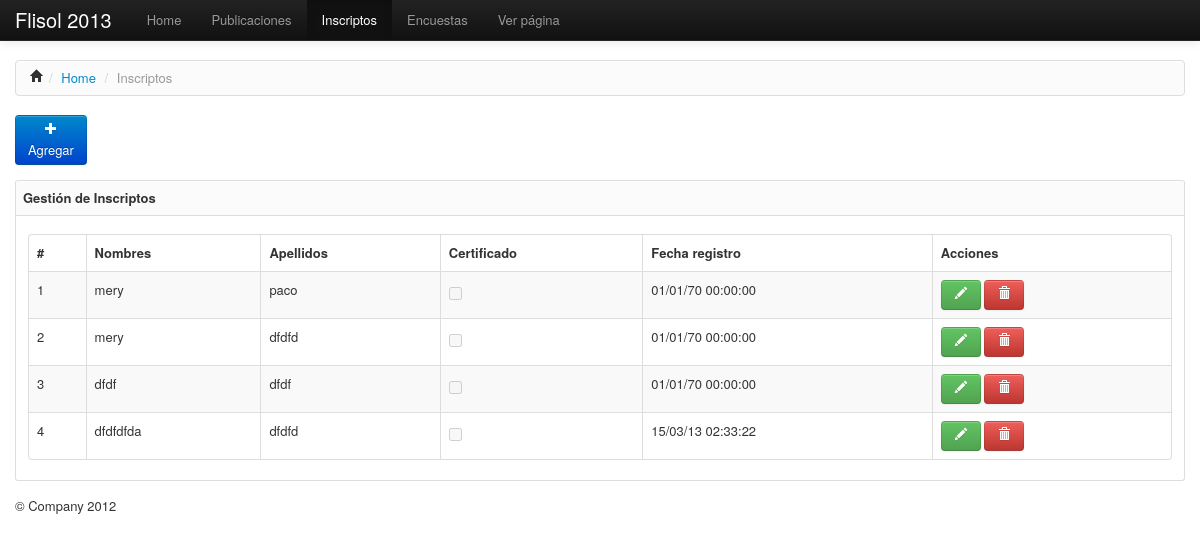
Page /admin/inscriptos/index.php (signed in) on the earlier database version.
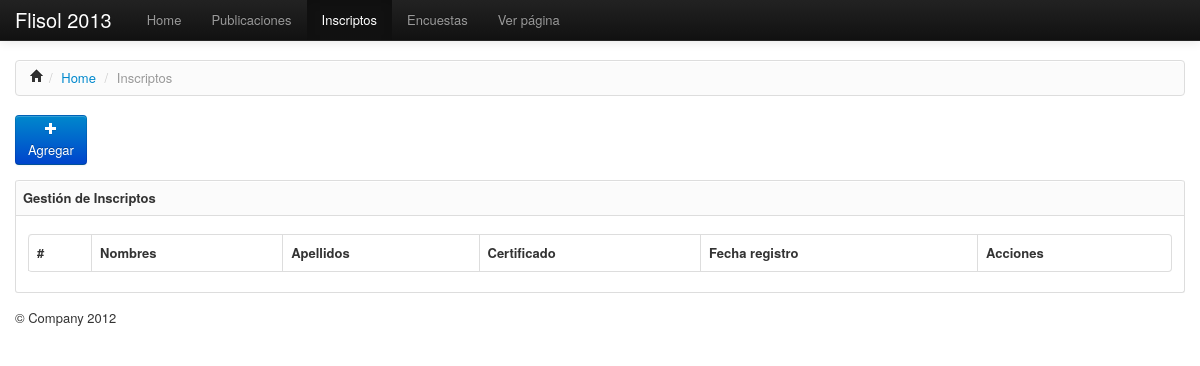
Same page on the later database version.
### tables this page shows
CREATE TABLE IF NOT EXISTS `inscriptos` (
  `id` int(11) NOT NULL AUTO_INCREMENT,
  `dni` tinyint(8) DEFAULT NULL,
  `nombres` varchar(120) NOT NULL,
  `apellidos` varchar(120) NOT NULL,
  `email` varchar(200) DEFAULT NULL,
  `telefono` varchar(15) DEFAULT NULL,
  `organizacion` varchar(225) DEFAULT NULL,
  `fecha_registro` datetime DEFAULT NULL,
  `certificado` tinyint(1) DEFAULT NULL,
  PRIMARY KEY (`id`)
);

### config/conexion.php (called while the page is built, shortened)
<?php
function conectar(){
	$conexion=mysql_connect(BD_HOST,BD_USUARIO,BD_PASSWORD);
	return($conexion);
}
function query_data($consulta){
	$data=mysql_query($consulta);
	while($tupla=mysql_fetch_array($data)):
		$tuplas[]=$tupla;
	endwhile;
	return($tuplas);
}
?>

### admin/inscriptos/index.php (the view, shortened to what this page needs)
<?php
	require_once('../../config/conexion.php');
?>
<?php head();?>
	<div class="navbar navbar-inverse navbar-fixed-top">
		<div class="navbar-inner">
			<div class="container">
				<a class="brand" href="#">Flisol 2013</a>
				<div class="nav-collapse">
					<ul class="nav">
						<li><a href="#">Home</a></li>
						<li><a href="../publicaciones">Publicaciones</a></li>
						<li class="active"><a href="../inscriptos">Inscriptos</a></li>
						<li><a href="../encuestas">Encuestas</a></li>
						<li><a href="../../index.php" target="_blank">Ver página</a></li>
					</ul>
				</div>
			</div>
		</div>
	</div>
	<div class="container">
		<ul class="breadcrumb">
			<li><a href="#"><i class="icon-home"></i></a><span class="divider">/</span>
			</li>
	    	<li><a href="#">Home</a> <span class="divider">/</span></li>
	    	<li class="active">Inscriptos</li>
    	</ul>
    	<div class="row">
    		<div class="span12">
			</div>
    	</div>
    	<div class="row">
    		<div class="span1">
				<a href="agregar.php" class="btn btn-primary">
					<i class="icon-plus icon-white"></i><br>Agregar
				</a>
			</div>
    	</div>
    	<?php
    		$inscriptos = @query_data("SELECT * FROM inscriptos");
    	?>
    	<div class="row-fluid">
    		<div class="span12">
    			<div class="box">
    				<h4 class="box-header round-top">Gestión de Inscriptos</h4>
    				<div class="box-content">
    					<table class="table table-striped table-bordered">
    						<thead>
    							<th>#</th>
    							<th>Nombres</th>
    							<th>Apellidos</th>
    							<th>Certificado</th>
    							<th>Fecha registro</th>
    							<th>Acciones</th>
    						</thead>
    						<tbody>
    							<?php if(!empty($inscriptos)):?>
    							<?php foreach ($inscriptos as $inscripto): ?>
								<tr>
									<td><?php echo $inscripto['id']; ?></td>
							        <td><?php echo utf8_encode($inscripto['nombres']); ?></td>
							        <td><?php echo utf8_encode($inscripto['apellidos']); ?></td>
							        <td><input type="checkbox" name="certificado" disabled="disabled" <?php if($inscripto['certificado']):?> checked <?php endif;?> ></td>
									<td>
										<?php setlocale(LC_TIME, "spanish");
											$fecha = strftime(" %d/%m/%y %H:%M:%S ",strtotime($inscripto['fecha_registro']));
											echo $fecha;
										?>
									</td>
									<td>
										<a class="btn btn-success" title="Editar" href="editar.php?id=<?php echo $inscripto['id']?>">
											<i class="icon-pencil icon-white"></i>
										</a>
										<a href="index.php?opcion=eliminar&id=<?php echo $inscripto['id'];?>"  class="btn btn-danger" onclick="return confirm('¿Está seguro?');" title="Eliminar">
											<i class="icon-trash icon-white"></i>
										</a>
							         </td>
								</tr>
							    <?php endforeach; ?>
							<?php endif;?>
    						</tbody>
    					</table>
    				</div>
    			</div>
    		</div>
    	</div>
	</div>
<?php footer();?>

### recursos/head.php (shortened to what this page needs)
<?php function head(){ ?>
<!DOCTYPE html>
<html lang="en">
<head>
	<link rel="stylesheet" type="text/css" href="<?php echo URL_APP;?>recursos/css/bootstrap.min.css" />
	<link rel="stylesheet" type="text/css" href="<?php echo URL_APP;?>recursos/css/estilo.css">
	<link rel="stylesheet" type="text/css" href="<?php echo URL_APP;?>recursos/css/bootstrap-responsive.min.css" />
</head>
<body>
<?php };?>

### recursos/footer.php
<?php function footer(){?>
	<div class="container">
		<footer>
			<p>&copy; Company 2012</p>
		</footer>
	</div>
</body>
</html>
<?php };?>

### recursos/css/estilo.css (style rules this page uses)
body { padding-top: 60px; font-size: 13px; }
.btn { font-size: 13px; }
.breadcrumb { background-color: #FBFBFB; background-image: -moz-linear-gradient(center top , #FFFFFF, #F5F5F5); background-repeat: repeat-x; border: 1px solid #DDDDDD; box-shadow: 0 1px 0 #FFFFFF inset; list-style: none outside none; margin: 0 0 18px; padding: 7px 14px; }
.box { border: 1px solid #ddd; border-radius: 3px 3px 3px 3px; border-width: 0 1px 1px; margin: 15px 0; }
.box:before, .box:after { content: ""; display: table; line-height: 0; }
.box:after { clear: both; }
.box h4.box-header { background-color: #FBFBFB; background-image: -moz-linear-gradient(center top , #FFFFFF, #F5F5F5); background-repeat: repeat-x; border-top: 1px solid #ddd; border-bottom: 1px solid #ddd; box-shadow: 0 1px 0 #FFFFFF inset; font-size: 13px; list-style: none outside none; margin: 0; padding: 7px; size: 10px; }
.box-content { padding: 18px 12px 0; }
.round-top { border-radius: 3px 3px 0 0; }

Differences in the rows shown:
removed inscriptos: id "1", nombres "mery", apellidos "paco", fecha_registro "01/01/70 00:00:00"
removed inscriptos: id "2", nombres "mery", apellidos "dfdfd", fecha_registro "01/01/70 00:00:00"
removed inscriptos: id "3", nombres "dfdf", apellidos "dfdf", fecha_registro "01/01/70 00:00:00"
removed inscriptos: id "4", nombres "dfdfdfda", apellidos "dfdfd", fecha_registro "15/03/13 02:33:22"
